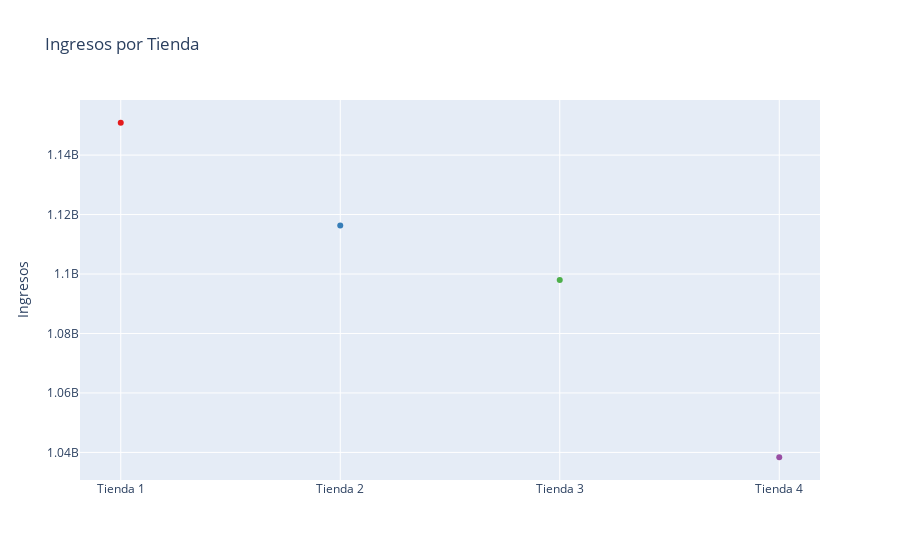

Write notebook code for a chart like this one.
### Markdown cell above
# 6. Generando Gráfico

### Code cell
""" Gráfico análisis de facturación """
import plotly.express as px
from typing import List
ingresos = [df["Precio"].sum() for df in [tienda1, tienda2, tienda3, tienda4]]
tiendas = ["Tienda 1", "Tienda 2", "Tienda 3", "Tienda 4"]
df_ingresos = pl.DataFrame({
    "Tiendas": tiendas,
    "Ingresos": ingresos
})
fig = px.scatter(
    df_ingresos,
    x='Tiendas',
    y='Ingresos',
    color='Tiendas',
    title="Ingresos por Tienda",
    labels={'Tiendas': '', 'Ingresos': 'Ingresos'},
    hover_data=['Tiendas', 'Ingresos'],
    color_discrete_sequence=px.colors.qualitative.Set1
)

fig.update_layout(
    xaxis=dict(tickmode='array', tickvals=[0, 1, 2, 3], ticktext=[]),
    showlegend=False, 
)
fig.show()

### Figure 1 — Plotly figure (JSON) as saved in the notebook; plotly's stock layout.template omitted (floating-point values rounded to 4 significant figures)
{"data": [{"hovertemplate": "=%{x}<br>Ingresos=%{y}<extra></extra>", "legendgroup": "Tienda 1", "marker": {"color": "rgb(228,26,28)", "symbol": "circle"}, "mode": "markers", "name": "Tienda 1", "orientation": "v", "showlegend": true, "type": "scatter", "x": ["Tienda 1"], "xaxis": "x", "y": [1151000000.0], "yaxis": "y"}, {"hovertemplate": "=%{x}<br>Ingresos=%{y}<extra></extra>", "legendgroup": "Tienda 2", "marker": {"color": "rgb(55,126,184)", "symbol": "circle"}, "mode": "markers", "name": "Tienda 2", "orientation": "v", "showlegend": true, "type": "scatter", "x": ["Tienda 2"], "xaxis": "x", "y": [1116000000.0], "yaxis": "y"}, {"hovertemplate": "=%{x}<br>Ingresos=%{y}<extra></extra>", "legendgroup": "Tienda 3", "marker": {"color": "rgb(77,175,74)", "symbol": "circle"}, "mode": "markers", "name": "Tienda 3", "orientation": "v", "showlegend": true, "type": "scatter", "x": ["Tienda 3"], "xaxis": "x", "y": [1098000000.0], "yaxis": "y"}, {"hovertemplate": "=%{x}<br>Ingresos=%{y}<extra></extra>", "legendgroup": "Tienda 4", "marker": {"color": "rgb(152,78,163)", "symbol": "circle"}, "mode": "markers", "name": "Tienda 4", "orientation": "v", "showlegend": true, "type": "scatter", "x": ["Tienda 4"], "xaxis": "x", "y": [1038000000.0], "yaxis": "y"}], "layout": {"legend": {"title": {"text": ""}, "tracegroupgap": 0}, "showlegend": false, "title": {"text": "Ingresos por Tienda"}, "xaxis": {"anchor": "y", "categoryarray": ["Tienda 1", "Tienda 2", "Tienda 3", "Tienda 4"], "categoryorder": "array", "domain": [0, 1], "tickmode": "array", "ticktext": [], "tickvals": [0, 1, 2, 3], "title": {"text": ""}}, "yaxis": {"anchor": "x", "domain": [0, 1], "title": {"text": "Ingresos"}}}}
